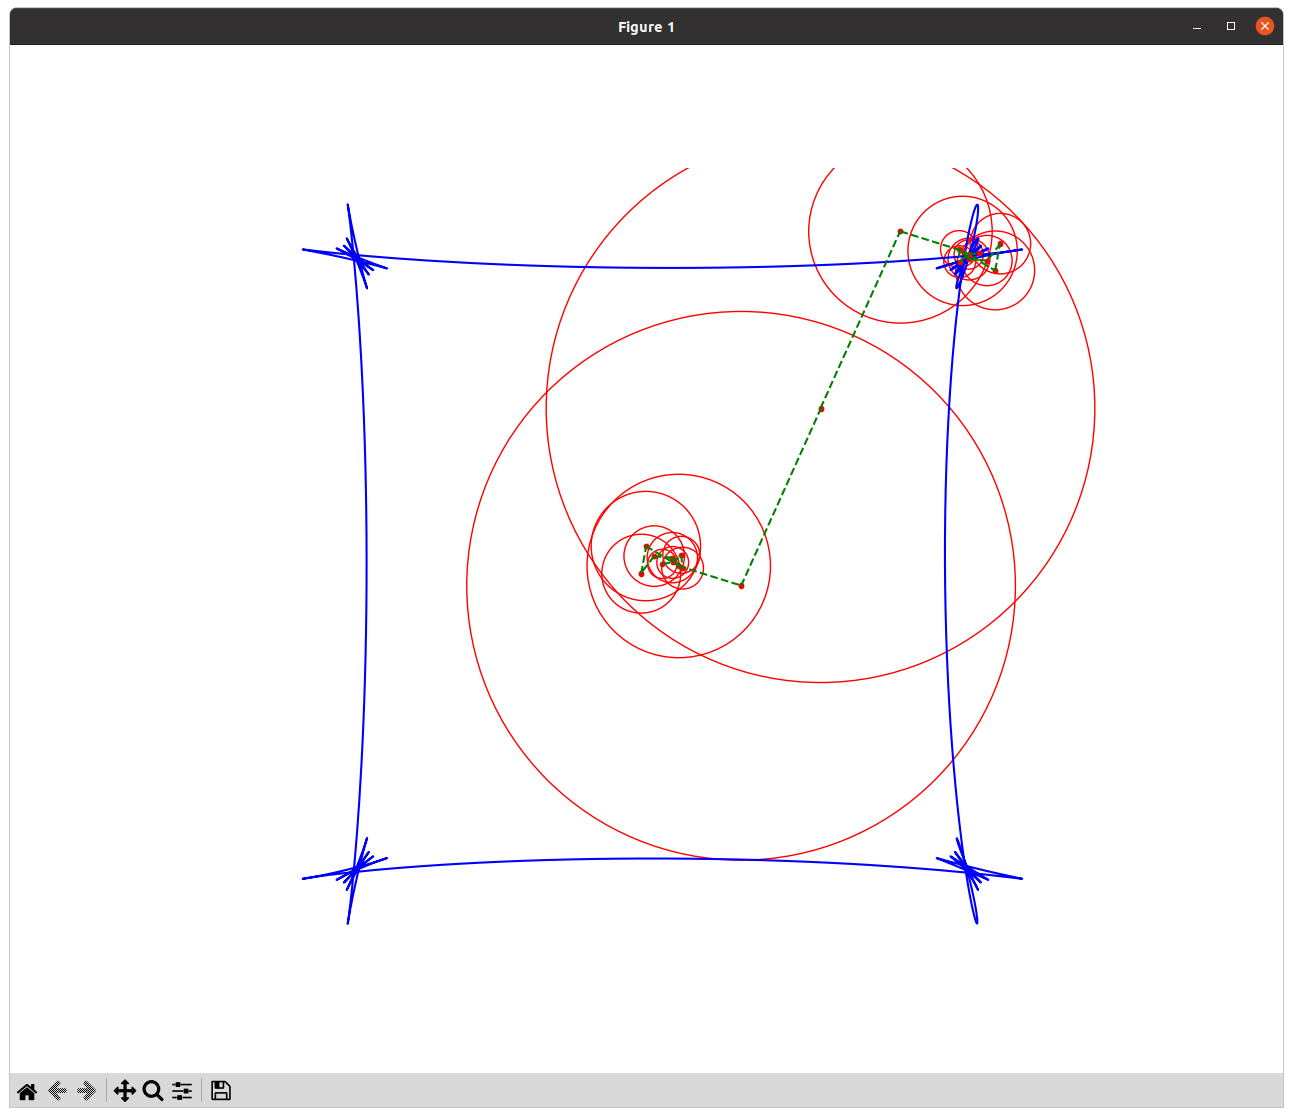

Reproduce this figure in Python.
import numpy as np
import matplotlib.pyplot as plt
from matplotlib.animation import FuncAnimation

# Square parametric equations
def square(t, a=1):
    x = a * np.cos(t)
    y = a * np.sin(t)
    return np.sign(x), np.sign(y)

# Fourier coefficients
def fourier_coeffs(x, y, n, dt):
    c = np.exp(-1j * n * t)
    a_n = np.trapz(x * c, dx=dt) / (2 * np.pi)
    b_n = np.trapz(y * c, dx=dt) / (2 * np.pi)
    return a_n, b_n

# Fourier series
def fourier_series(t, coeffs, N):
    x = np.zeros_like(t, dtype=complex)
    y = np.zeros_like(t, dtype=complex)

    for n in range(-N, N + 1):
        a_n, b_n = coeffs[n]
        x += a_n * np.exp(1j * n * t)
        y += b_n * np.exp(1j * n * t)

    return x.real, y.real

# Animation update function
def update(frame):
    global N, coeffs, rotation_speed
    plt.gca().clear()

    t = np.linspace(0, 2 * np.pi, 1000)
    x, y = fourier_series(t + frame * rotation_speed, coeffs, N)

    # Draw square
    plt.plot(x, y, 'b')

    # Draw epicycles
    center_x, center_y = 0, 0
    center_points = []
    for n in range(-N, N + 1):
        a_n, b_n = coeffs[n]
        prev_x, prev_y = center_x, center_y
        center_x += (a_n * np.exp(1j * n * (t[-1] + frame * rotation_speed))).real
        center_y += (b_n * np.exp(1j * n * (t[-1] + frame * rotation_speed))).real

        # Draw circle
        radius = np.sqrt(a_n.real**2 + b_n.imag**2)
        plt.gca().add_artist(plt.Circle((prev_x, prev_y), radius, color='r', fill=False))

        # Draw center point
        plt.plot(center_x, center_y, 'ro', markersize=3)
        center_points.append((center_x, center_y))

    # Connect the center points of the circles
    for i in range(1, len(center_points)):
        plt.plot([center_points[i - 1][0], center_points[i][0]], [center_points[i - 1][1], center_points[i][1]], 'g--')

    plt.axis("equal")
    plt.axis("off")

# Calculate Fourier coefficients
N_points = 1000
t = np.linspace(0, 2 * np.pi, N_points, endpoint=False)
dt = t[1] - t[0]
x_square, y_square = square(t)
N = 20  # Define N before using it in the dictionary comprehension
coeffs = {n: fourier_coeffs(x_square, y_square, n, dt) for n in range(-N, N + 1)}

# Animation parameters
rotation_speed = 0.05  # Slower rotation speed
frames = 400  # Number of frames for one full rotation

# Create the animation
fig = plt.figure()
ani = FuncAnimation(fig, update, frames=frames, interval=50, repeat=True)
plt.show()
